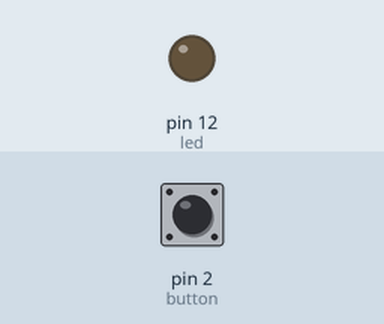
Simulated run of this sketch. Board: Arduino Uno, built with avr-gcc and run on an emulated ATmega328P. Parts: output pins drawn as LEDs (lit = HIGH). Inputs (shaded band) come from the test bench; at power-on: pin 2 (button) LOW.

Above: at 1.2 s.
1.3 s: pin 2 (button) pulled HIGH for 0.15 s
At 1.37 s:
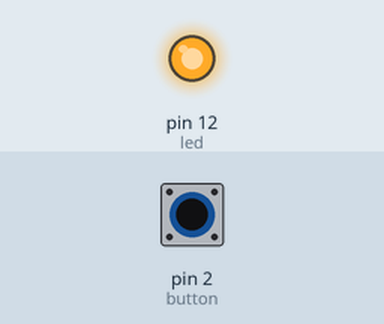
2.9 s: pin 2 (button) pulled HIGH for 3.2 s
At 6.5 s:
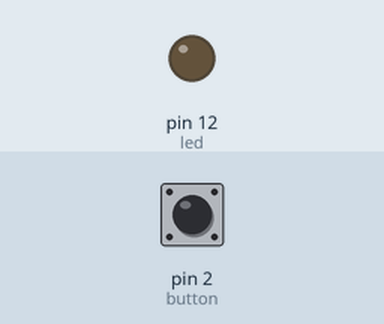
Timing chart, 0 to 8.0 s (numbered marks = the images above; inputs shaded):
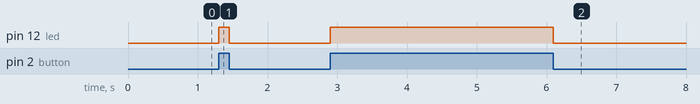

The sketch:

3-ButtonAndLed.ino
```cpp
/* Push button controlling the on and off status of an LED */

// declaration of variables

const int led = 12;               // Pin 12 assigned to an LED
const int button = 2;           // Pin 2 assigned to a button

int button_status = 0 ;                  // variable to read the button status

// configuration

void setup() {

 pinMode(led, OUTPUT);            // We configure the pin as output

}

// the loop function is executed repeatedly in an infinite way

void loop() {

button_status = digitalRead(button) ;
// We read the push button status (0 to 1) and we assigned it to the “status” variable

  if (button_status == 1) {      // if the button is active (status = 1)
    digitalWrite(led, HIGH);     // the LED turns on
  }else{                         // otherwise
    digitalWrite(led, LOW);      // the LED turns off
  }

}
```

Measured:
- after the input at 1.3 s, pin 12 (led): LOW → HIGH at once, → LOW 0.15 s later
- after the input at 2.9 s, pin 12 (led): LOW → HIGH at once, → LOW 3.2 s later
